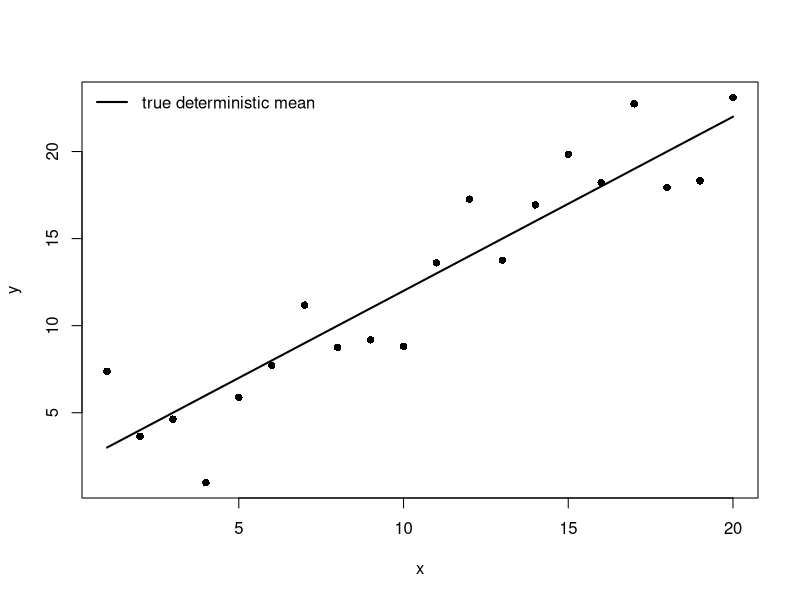
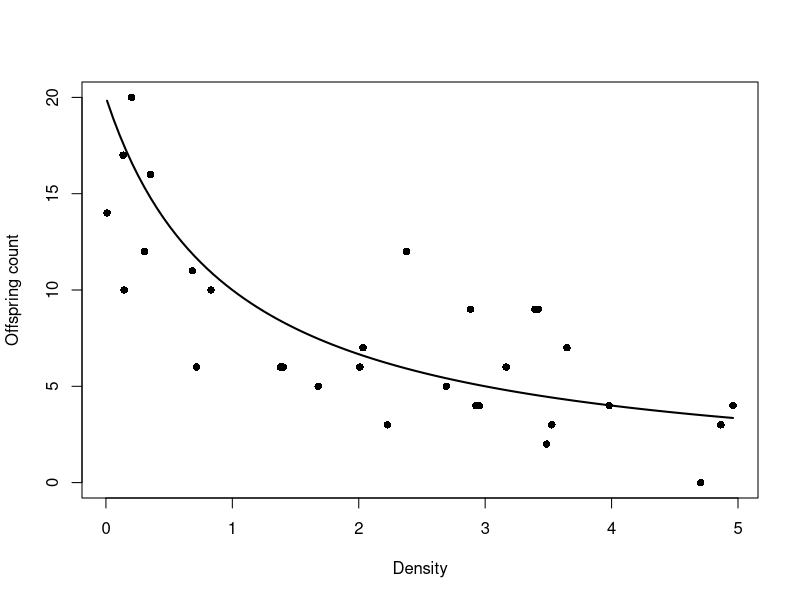
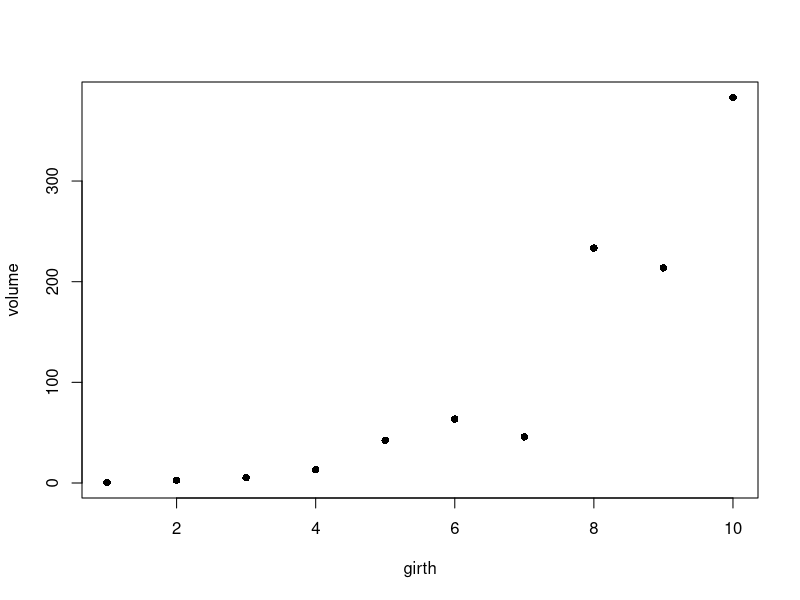
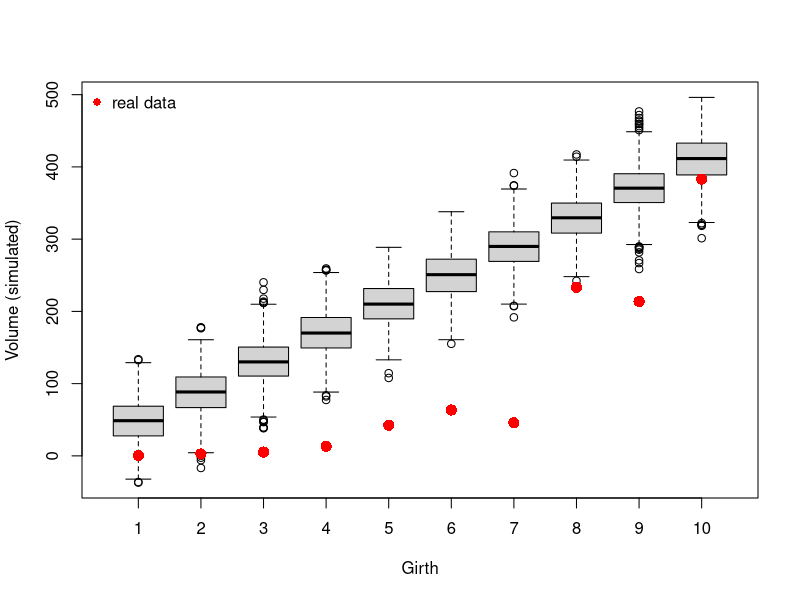
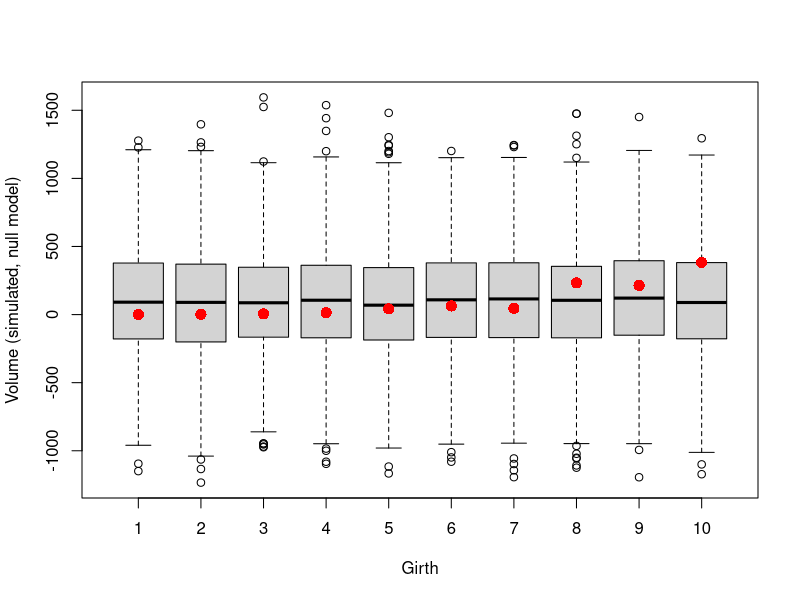
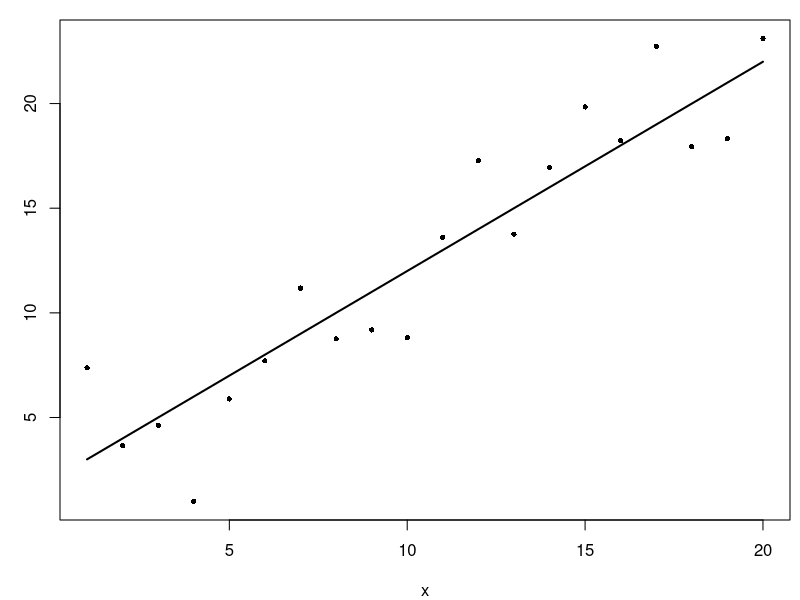
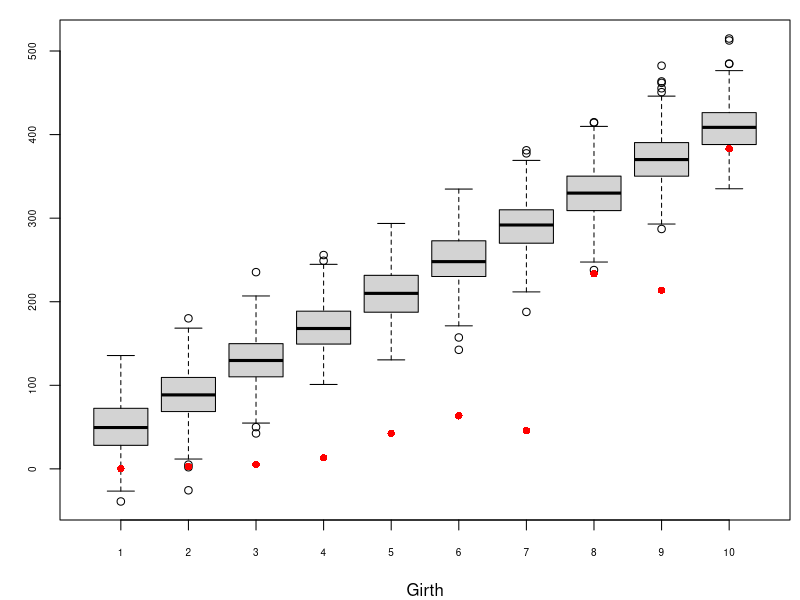

Reproduce these figures in R, in order.
## ---- chunk 1
knitr::opts_chunk$set(echo = TRUE, warning = FALSE, message = FALSE,
                       fig.width = 5, fig.height = 3.5)
## ---- chunk 2
x <- 1:20                                    # predictor: e.g. nitrogen concentration
a <- 2; b <- 1
mu <- a + b * x                              # deterministic component

set.seed(1001)
y <- rnorm(length(x), mean = mu, sd = 2)     # stochastic component layered on top

plot(x, y, pch = 16, xlab = "x", ylab = "y")
lines(x, mu, lwd = 2)
legend("topleft", legend = "true deterministic mean", lwd = 2, bty = "n")
## ---- chunk 3
dens <- runif(30, min = 0, max = 5)          # population density, sampled from the field
a <- 20; b <- 1
mu_det <- a * b / (b + dens)                 # deterministic: hyperbolic decline

set.seed(1001)
fecundity <- rpois(30, lambda = mu_det)      # stochastic: Poisson counts around that mean

plot(dens, fecundity, pch = 16, xlab = "Density", ylab = "Offspring count")
curve(a * b / (b + x), add = TRUE, lwd = 2)
## ---- chunk 4
tree_data <- data.frame(girth = seq(1, 10, length.out = 10),
                         volume = c(0.4, 2.7, 5.3, 13.3, 42.4,
                                    63.5, 45.8, 233.4, 213.7, 383.1))
plot(volume ~ girth, data = tree_data, pch = 16)
## ---- chunk 5
n_sim <- 1000
n_obs <- nrow(tree_data)
sim_volume <- replicate(n_sim, rnorm(n_obs, mean = 10 + 40 * tree_data$girth, sd = 31))

boxplot(t(sim_volume), names = tree_data$girth,
        xlab = "Girth", ylab = "Volume (simulated)")
points(seq_len(n_obs), tree_data$volume, pch = 16, col = "red", cex = 1.5)
legend("topleft", legend = "real data", pch = 16, col = "red", bty = "n")
## ---- chunk 6
sim_null <- replicate(n_sim, rnorm(n_obs, mean = 100, sd = 400))
boxplot(t(sim_null), names = tree_data$girth,
        xlab = "Girth", ylab = "Volume (simulated, null model)")
points(seq_len(n_obs), tree_data$volume, pch = 16, col = "red", cex = 1.5)
## ---- chunk 7
par(mar = c(4, 3, 1, 0.5))
x <- 1:20; mu <- 2 + 1 * x
set.seed(1001); y <- rnorm(length(x), mu, 2)
plot(x, y, pch = 16, cex = 0.7, xlab = "x", ylab = "y")
lines(x, mu, lwd = 2)
## ---- chunk 8
tree_data <- data.frame(girth = seq(1, 10, length.out = 10),
                         volume = c(0.4, 2.7, 5.3, 13.3, 42.4,
                                    63.5, 45.8, 233.4, 213.7, 383.1))
sim_volume <- replicate(500, rnorm(10, mean = 10 + 40 * tree_data$girth, sd = 31))
par(mar = c(4, 3, 1, 0.5))
boxplot(t(sim_volume), names = round(tree_data$girth), cex.axis = 0.6,
        xlab = "Girth", ylab = "Volume")
points(seq_len(10), tree_data$volume, pch = 16, col = "red")
